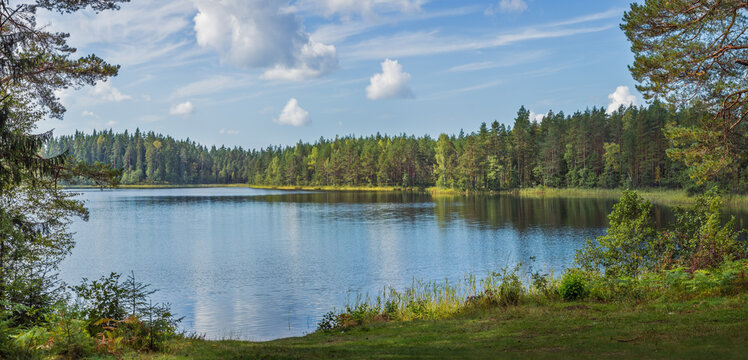
//> input picture images/lake.png, 748 x 360 px, given in place of lake.jpg, which was not available
$ ./03   (built with g++ and OpenCV 4)
//> lines starting //> are read from the running program, lines starting //| are printed output that depends on the picture; after the words box and inside, x2 and y2 are one past the last pixel; in counts of white or black regions, pixels touching at a corner belong together; pictures that were not available may be replaced by others from this repository, and a replacement may not be noted
//> further down, img is the input picture: 360 rows x 748 cols, CV_8UC3; mean B, G, R 126.2, 130.5, 114.8
#include <opencv2/opencv.hpp>


/*
This code applies a sky filter to an image using OpenCV.
It defines a function `sky_filter` that detects blue regions in the image (representing the sky)
and applies a Gaussian blur to those regions. The main function reads an image from a file,
applies the sky filter, and displays the results.
*/

void sky_filter(const cv::Mat& src, cv::Mat& dst) {

    /**
     * @brief Applies a sky filter to the input image.
     * @param src Input image.
     * @param dst Output image with sky regions blurred.
     */
    cv::Mat hsv, mask;

    // Change color space to HSV. THis helps in better color detection.
    // HSV is more suitable for color-based segmentation.
    cv::cvtColor(src, hsv, cv::COLOR_BGR2HSV);
//> hsv: 360 rows x 748 cols, CV_8UC3; mean H, S, V 73.5, 85.8, 143.2
    cv::imshow("Original Image", src);
    cv::imshow("HSV Image", hsv);
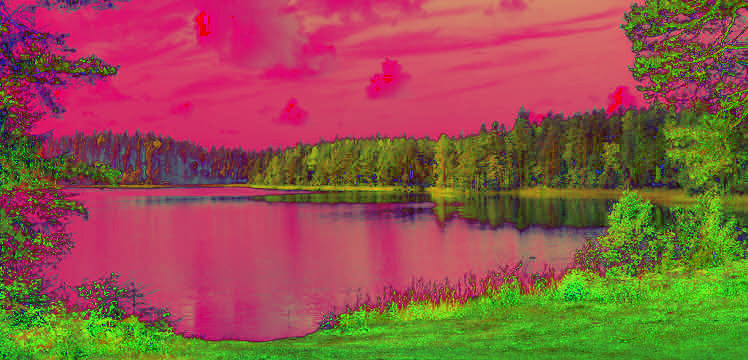
//> window 'HSV Image': 360 rows x 748 cols, CV_8UC3; mean B, G, R 73.5, 85.8, 143.2

    // Create a mask for blue regions in the image
    // Hue for blu is in range ≈ [100, 130]
    cv::inRange(hsv, cv::Scalar(100, 50, 50), cv::Scalar(130, 255, 255), mask);
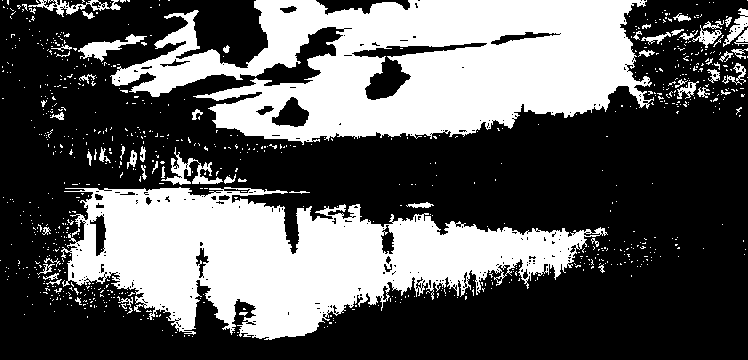
//> mask: 360 rows x 748 cols, CV_8UC1; 36.3% white; 847 white regions (789 under 20 px), largest, box (x1, y1, x2, y2) and area: (110, 0, 654, 145) 47471, (61, 187, 608, 340) 42931, (161, 147, 223, 185) 678

    // 3. Smoothing: create a blurred version of the original image
    cv::Mat blurred;
    cv::GaussianBlur(src, blurred, cv::Size(15, 15), 0);
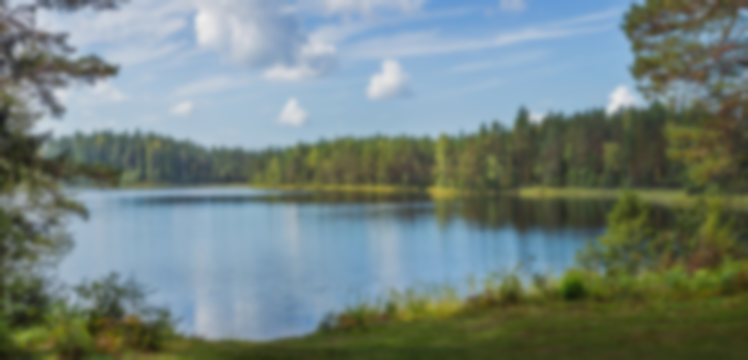
//> blurred: 360 rows x 748 cols, CV_8UC3; mean B, G, R 126.2, 130.5, 114.8

    // 4. Combine the original image and the blurred image using the mask
    // The mask will determine where to apply the blur
    dst = src.clone();
    blurred.copyTo(dst, mask);  // Copy the blur where the mask is active
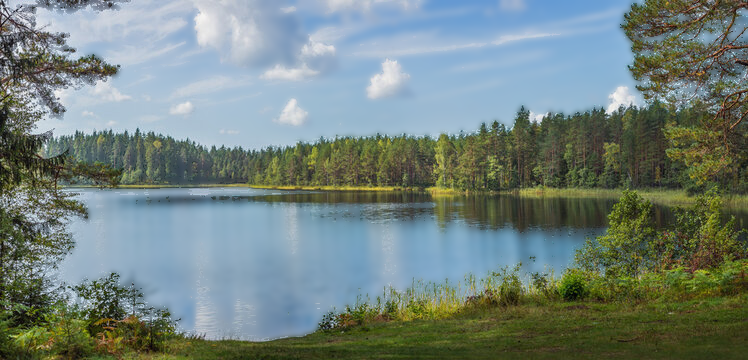
//> dst: 360 rows x 748 cols, CV_8UC3; mean B, G, R 125.5, 130.4, 114.9
}


int main(int argc, char** argv) {

    cv::utils::logging::setLogLevel(cv::utils::logging::LOG_LEVEL_SILENT);
    cv::Mat img = (argc >= 2) ? cv::imread(argv[1]) : cv::imread("..\\images\\lake.jpg");
    if (img.empty()) return -1;

    cv::Mat result;
    sky_filter(img, result);

    cv::imshow("Original", img);
    cv::imshow("Sky Filtered", result);
    cv::waitKey(0);
    return 0;
}

$ run again, with images/dog.png copied over images/lake.png
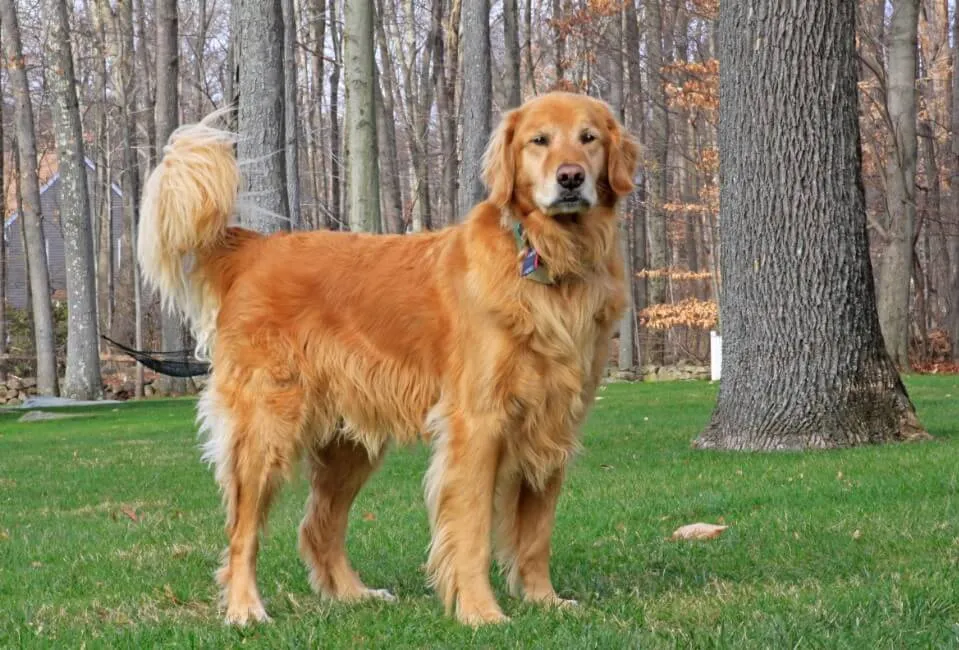
//> input picture images/dog.png, 959 x 650 px, given in place of lake.jpg, which was not available
//> img is the input picture: 650 rows x 959 cols, CV_8UC3; mean B, G, R 96.2, 127.4, 133.8
//> hsv: 650 rows x 959 cols, CV_8UC3; mean H, S, V 33, 81.7, 143.4
//> in sky_filter, `cv::inRange(hsv, cv::Scalar(100, 50, 50), cv::Scalar(130, 255, 255), m..`:
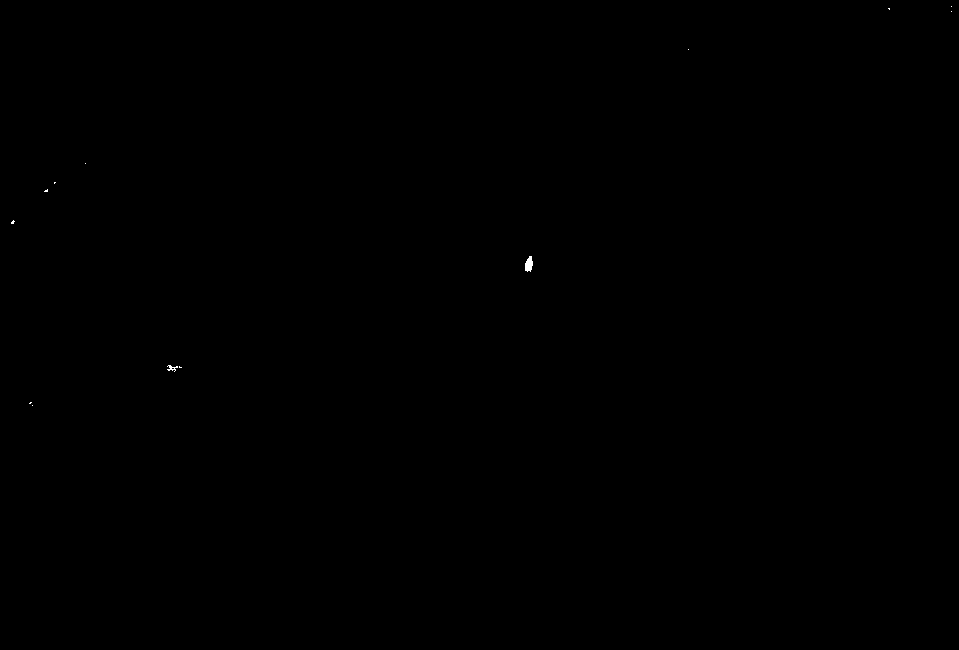
//> mask: 650 rows x 959 cols, CV_8UC1; 0.03% white; 13 white regions (11 under 20 px), largest, box (x1, y1, x2, y2) and area: (525, 256, 533, 272) 94, (167, 365, 178, 372) 35
//> in sky_filter, `cv::GaussianBlur(src, blurred, cv::Size(15, 15), 0);`:
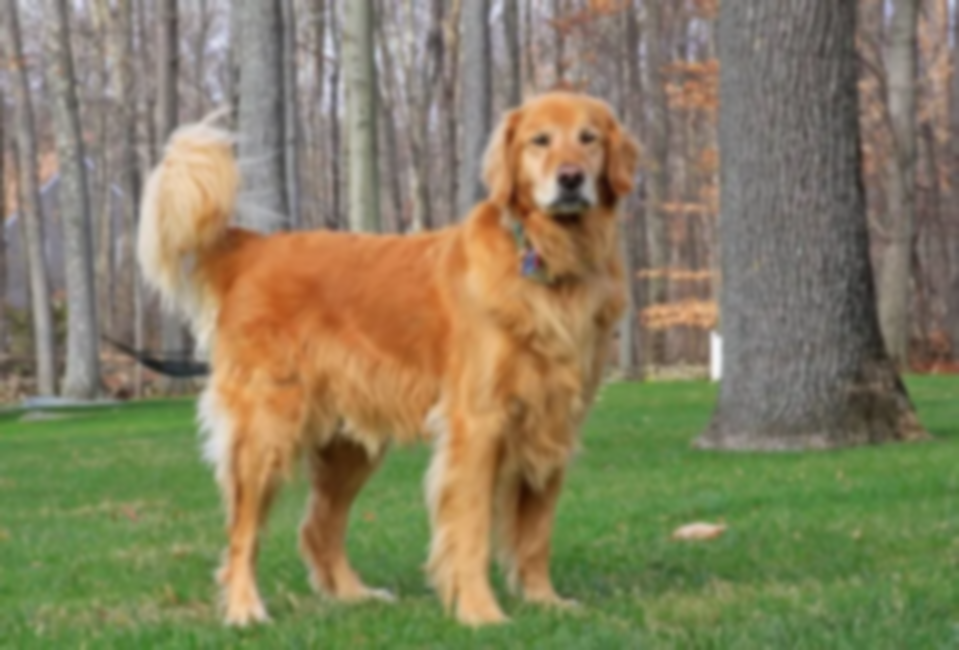
//> blurred: 650 rows x 959 cols, CV_8UC3; mean B, G, R 96.2, 127.4, 133.8
//> dst: 650 rows x 959 cols, CV_8UC3; 166 pixels changed, all inside (x1, y1, x2, y2) = (11, 6, 952, 406)

$ run again, with images/texture.png copied over images/lake.png
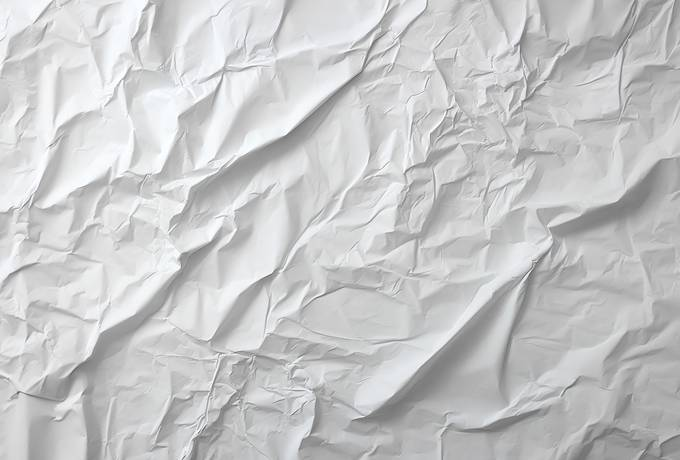
//> input picture images/texture.png, 680 x 460 px, given in place of lake.jpg, which was not available
//> img is the input picture: 460 rows x 680 cols, CV_8UC3; mean B, G, R 200.8, 200.2, 199.8
//> hsv: 460 rows x 680 cols, CV_8UC3; mean H, S, V 35.2, 1.2, 200.8
//> in sky_filter, `cv::imshow("HSV Image", hsv);`:
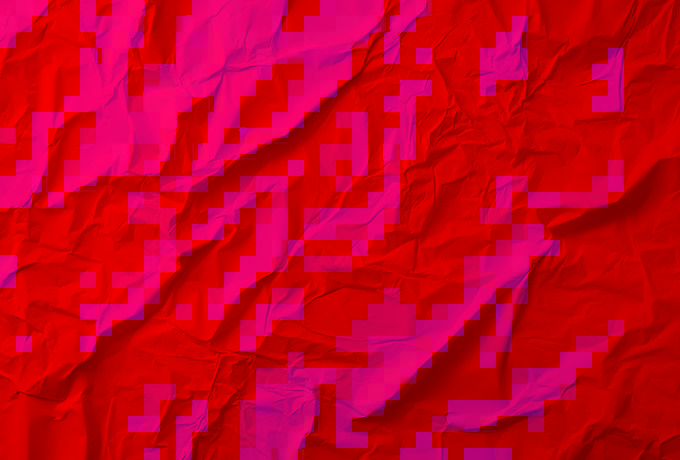
//> window 'HSV Image': 460 rows x 680 cols, CV_8UC3; mean B, G, R 35.2, 1.2, 200.8
//> mask: 460 rows x 680 cols, CV_8UC1; every value is 0
